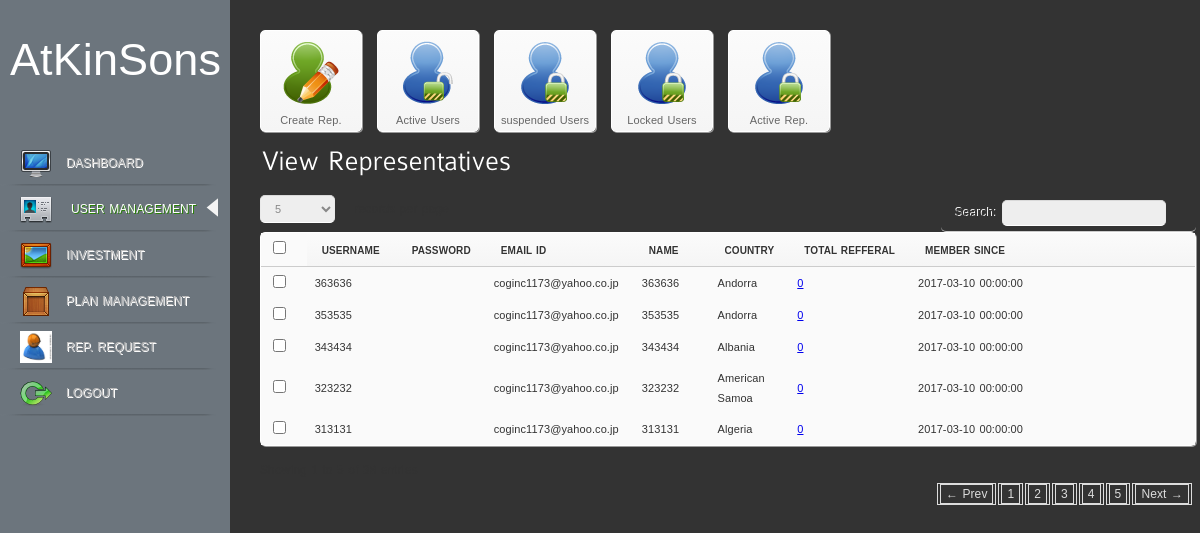
The app's page /p4w6a45egp78nv8tw7u/mainuser.php?status=active (signed in) with its own data.
### tables this page shows
CREATE TABLE `members` (
  `member_id` int(20) NOT NULL AUTO_INCREMENT,
  `username` varchar(20) DEFAULT NULL,
  `password` varchar(50) DEFAULT NULL,
  `member_name` varchar(100) DEFAULT NULL,
  `member_email` varchar(100) DEFAULT NULL,
  `intro_id` int(20) DEFAULT NULL,
  `address1` varchar(75) DEFAULT NULL,
  `address2` varchar(75) DEFAULT NULL,
  `city` varchar(75) DEFAULT NULL,
  `state` varchar(75) DEFAULT NULL,
  `zipcode` varchar(15) DEFAULT NULL,
  `country` varchar(50) DEFAULT NULL,
  `ccode` varchar(10) DEFAULT NULL,
  `phone` varchar(20) DEFAULT NULL,
  `date_of_join` timestamp NULL DEFAULT CURRENT_TIMESTAMP,
  `account_no` varchar(50) DEFAULT NULL,
  `payment_method` int(11) DEFAULT NULL,
  `lastname` varchar(50) DEFAULT NULL,
  `gender` varchar(10) DEFAULT NULL,
  `dob` date DEFAULT NULL,
  `ip_address` varchar(20) DEFAULT NULL,
  `status` enum('new','active','suspended','duplicate') DEFAULT 'new',
  `verification_code` varchar(100) DEFAULT NULL,
  `verified` enum('yes','no') DEFAULT 'yes',
  `ip_code` varchar(5) DEFAULT NULL,
  `new_ip` varchar(20) DEFAULT NULL,
  `lr_num` varchar(30) DEFAULT NULL,
  `payza_num` varchar(30) DEFAULT NULL,
  `ego_num` varchar(255) DEFAULT NULL,
  `pm_num` varchar(40) DEFAULT NULL,
  `gdb_num` varchar(40) DEFAULT NULL,
  `st_pay` varchar(40) DEFAULT NULL,
  `paypal` varchar(200) DEFAULT NULL,
  `bitcoin` varchar(200) DEFAULT NULL,
  `payeer` varchar(200) DEFAULT NULL,
  `neteller` varchar(200) DEFAULT NULL,
  `neteller_key` varchar(500) DEFAULT NULL,
  `skrill` varchar(200) DEFAULT NULL,
  `advcash` varchar(200) DEFAULT NULL,
  `first_name` varchar(100) DEFAULT NULL,
  `last_name` varchar(100) DEFAULT NULL,
  `zip_code` varchar(20) DEFAULT NULL,
  `bank_name` varchar(100) DEFAULT NULL,
  `accnum` varchar(30) DEFAULT NULL,
  `bank_branch` varchar(100) DEFAULT NULL,
  `bank_code` varchar(50) DEFAULT NULL,
  `bank_zipcode` varchar(50) DEFAULT NULL,
  `bank_country` varchar(50) DEFAULT NULL,
  `bank_state` varchar(50) DEFAULT NULL,
  `bank_city` varchar(100) DEFAULT NULL,
  `question` varchar(255) DEFAULT NULL,
  `answer` varchar(255) DEFAULT NULL,
  `street` varchar(255) DEFAULT NULL,
  `liberty` varchar(255) DEFAULT NULL,
  `payza` varchar(255) DEFAULT NULL,
  `bank_wire` varchar(250) DEFAULT NULL,
  `refer_id` varchar(30) DEFAULT NULL,
  `onlinestatus` int(2) DEFAULT NULL,
  `nametitle` varchar(5) DEFAULT NULL,
  `suspend_time` datetime DEFAULT '0000-00-00 00:00:00',
  `cron_date` datetime DEFAULT NULL,
  `last_asscess_ip` varchar(30) DEFAULT NULL,
  `current_asscess_ip` varchar(30) DEFAULT NULL,
  `current_login_time` datetime DEFAULT NULL,
  `last_login_time` datetime DEFAULT NULL,
  PRIMARY KEY (`member_id`)
);

CREATE TABLE `country_master` (
  `country_id` int(20) NOT NULL AUTO_INCREMENT,
  `country` varchar(50) DEFAULT NULL,
  `dial_code` varchar(30) DEFAULT NULL,
  PRIMARY KEY (`country_id`)
);

### p4w6a45egp78nv8tw7u/mainuser.php (called while the page is built, shortened)
<?php
 require 'include/header.php';
 require 'templates/mainuser.php';
 require 'include/footer.php';
 ?>

### p4w6a45egp78nv8tw7u/templates/mainuser.php (the view, shortened to what this page needs)
<div id="primary_right">
       <div class="inner" >
	<?php require 'include/top/user.php';?>
	<h1 style="color:#fff" >View Representatives <?php  ?> </h1>
     <div>
<?php
	if($_GET['status']=='active')
	{
		$status = "active ";
	}
	$sql = "select * from members where intro_id=0 and status= '".$status."' order by member_id desc";
	$query = $sql.$addsql;
	$select_company = mysql_query($query);
		?>
		<form name="chk_bx" method="post" onsubmit="javascript:return condel();">
			<table class="normal fullwidth table table-striped table-hover table-bordered" id="editable-sample">
				   <colgroup width="5%" class="col-width"></colgroup>
				   <colgroup width="10%" class="col-width"></colgroup>
				   <colgroup width="5%" class="col-width"></colgroup>
				   <colgroup width="5%" class="col-width"></colgroup>
				   <colgroup width="10%" class="col-width"></colgroup>
				   <colgroup width="5%" class="col-width"></colgroup>
				   <colgroup width="5%" class="col-width"></colgroup>
				   <colgroup width="5%" class="col-width"></colgroup>
				   <colgroup width="50%" class="col-width"></colgroup>
				<thead>
				<tr>
                             <?php
				if($_GET['status'] == 'new')
				{
						echo '<th width="10%">
						<input type="checkbox" name="chkMain" onClick="chkall();" class="check" value="" id="select_all">
						</th>';
				}
				else
				{
					echo ' <td width="5%" valign="middle" style=" background: -moz-linear-gradient(center top , #FBFBFB, #F5F5F5) repeat scroll 0 0 transparent;
					border-bottom: 1px solid #CCCCCC;background-color:#fafafa">
					<input type="checkbox" name="chkMain" onClick="chkall();" class="check" value="" id="select_all">
						</td>';
						echo ' <th width="10%"><strong>Username</strong></th>';
				}
		?>
			<th width="56"><strong>Password</strong></th>
			<th width="56"><strong>Email Id</strong></th>
			<th width="56"><strong>Name</strong></th>
			<th width="379"><strong>Country</strong></th>
			<th width="102" nowrap="nowrap"><strong>Total Refferal </strong></th>
			<th width="98"  nowrap="nowrap"><strong>Member Since</strong></th>
			<th width="92"></th>
		</tr>
	</thead>
	<tbody>
<?php
		function getTotalReferralNumber( $n , $level ) {
    		$id="intro_id 	";
    		   $sql = "select * from members where ".$id."=".$n;
    		$result = mysql_query($sql);
    		if(mysql_num_rows($result)==0)
    			$level--;
    		else
    			$level++;
    		if($level == 0)
    		$level = 1;
    		static $counting = 0;
    		while($row = mysql_fetch_array($result))
    		{
    		        $counting++;
    				getTotalReferralNumber($row["member_id"],$level);
    		}
    		return $counting;
		}
    $select_company1 = mysql_query($query);
    $numbers = [];
    while($fh = mysql_fetch_array($select_company1))
    {
        $total_referral_num =  getTotalReferralNumber( $fh['member_id']  , 0 );
        $numbers[] = $total_referral_num;
    }
    $representative_counts = [];
    $representative_counts[0] = $numbers[0];
    for($ii = 0 ; $ii < count($numbers)-1 ; $ii++ )
    {
        for( $jj = $ii+1 ; $jj <= ($ii+1) ; $jj++ )  {
            $num = $numbers[$jj]  -   $numbers[$ii];
            $representative_counts[$ii+1] = $num;
        }
    }
				$i=0;
				if(mysql_num_rows($select_company) > 0)
				{
					while($fetch = mysql_fetch_array($select_company))
					{
						$i++;
						$value = $i % 2;
						if($value ==0)
						{
							$class = "odd";
						}
						else
						{
							$class = "";
						}
						$country = mysql_fetch_array(mysql_query("select * from country_master where country_id='".$fetch['country']."'"));
				echo '<tr class="'.$class.'">';
				if($_GET['status'] =='new')
				{
				echo '<td ><input name="chkSub[]" id="chkSub" type="checkbox" class="check" value="'.$fetch['member_id'].'" />
						<input type="hidden" name="id" value="'.$fetch['member_id'].'"></td>';
				}
				else
				{
					echo '<td ><input name="chkSub[]" id="chkSub" type="checkbox" class="check" value="'.$fetch['member_id'].'" />
					</td>';
					echo '<td id="test">
						<div class="fade_hover tooltip" title="clik to view the '.$fetch['first_name'].'&nbsp;'.$fetch['last_name'].' details">
						<a href="view_users.php?id='.$fetch['member_id'].'" style="text-decoration:none;color:#353535;">'.$fetch['username'].'</a>
					</div>
					</td>';
				}
			 	$total_referral = $representative_counts[$i-1];
				echo ' <td >'. $fetch['readable_pass'] .' </td>';
                echo ' <td >'.$fetch['member_email'].'</td>
                  <td >'.$fetch['first_name'].'&nbsp;'.$fetch['last_name'].'</td>
                  <td>'.$country['country'].'</td>
                  <td><a href="mainusers.php?userid='.  $fetch['member_id'] .'">'.$total_referral.'</a></td>';
				echo '<td width="30%">'. $fetch['date_of_join'].'</td>	';
				$table_action='<td>';
                echo $table_action;
?>
                                </td>
</tr>
<?php
  	}
}else {
		echo '<tr><td class="alert_stxt" valign="top" align="center" colspan="9">No Records Found</td></tr>';
    }
?>
 </tr></tbody>
         </table>
  </form>
</div>
</div>

### p4w6a45egp78nv8tw7u/style.css (style rules this page uses)
html,body,div,span,object,iframe,h1,h2,h3,h4,h5,h6,p, blockquote,pre,address,code,del,dfn,em,img,q, dl,dt,dd,ol,ul,li, table,caption,tbody,tfoot,thead,tr,th,td,br,fieldset,textarea { font-family:"Lucida Sans Unicode","Lucida Grande","Trebuchet MS", Helvetica, Arial, sans-serif;line-height:20px;letter-spacing:.1px;word-spacing:1px;margin:0;padding:0;border:0;vertical-align:baseline; }
h1,h2,h3,h4,h5,h6,hr,p,ul,ol,dl,pre,address,table,form { margin:0 0 20px }
p,h1, h2, h3, h4, h5, h6, ul.check_list, ul.arrowlist { padding-left:2px; }
strong, b { font-weight:bold; }
a, input { outline:none; }
body { color:#333; font-size:12px; background:#333; }
h1 { color::#333; font-size:28px; clear:both; }
#primary_right { float:right; width:100%; margin-left:-255px; min-height:725px; }
#primary_right .inner { width:78%; clear:both; float:left; padding:30px; margin-left:230px; position:relative; }
table.normal { border:1px solid #fff; border-radius: 5px; -moz-border-radius: 5px; -webkit-border-radius: 5px; -moz-box-shadow: 1px 1px 0px #999; -webkit-box-shadow: 1px 1px 0px #999; box-shadow: 1px 1px 0px #999; }
table.fullwidth { width:100%; }
table.normal td { padding-bottom: 5px; padding-left: 8px; padding-right: 15px; padding-top: 5px; }
table.normal thead th { background: -moz-linear-gradient(top,#fbfbfb,#f5f5f5); background: -webkit-gradient(linear, left top, left bottom, from(#fbfbfb), to(#f5f5f5)); text-transform:uppercase; font-size:10px; font-weight:normal; border-bottom:1px solid #ccc; text-shadow:-1px -1px #fff; padding:5px 15px; text-align:left; }
table.normal tbody { border-top:1px solid #fff; background:#f4f4f4; }
table.normal tbody tr.odd td { background:#fafafa; }
table.normal tbody td { font-size:11px; vertical-align:middle; }
input, select,textarea { padding:6px 10px; background:#eee; color:#888; border-width:1px; border-style:solid; border-color:#d9d9d9 #eaeaea white; border-radius: 5px; -moz-border-radius: 5px; -webkit-border-radius: 5px; font-size:11px; margin-right:15px; }
input[type="radio"], input[type="checkbox"] { margin-right:5px; font-size:10px; }
table { border-spacing:0; }

### records on screen
members: username "363636", member_email "coginc1173@yahoo.co.jp", first_name "363636", country_master.country "Andorra", total_referral "0", date_of_join "2017-03-10 00:00:00"
members: username "353535", member_email "coginc1173@yahoo.co.jp", first_name "353535", country_master.country "Andorra", total_referral "0", date_of_join "2017-03-10 00:00:00"
members: username "343434", member_email "coginc1173@yahoo.co.jp", first_name "343434", country_master.country "Albania", total_referral "0", date_of_join "2017-03-10 00:00:00"
members: username "323232", member_email "coginc1173@yahoo.co.jp", first_name "323232", country_master.country "American Samoa", total_referral "0", date_of_join "2017-03-10 00:00:00"
members: username "313131", member_email "coginc1173@yahoo.co.jp", first_name "313131", country_master.country "Algeria", total_referral "0", date_of_join "2017-03-10 00:00:00"
